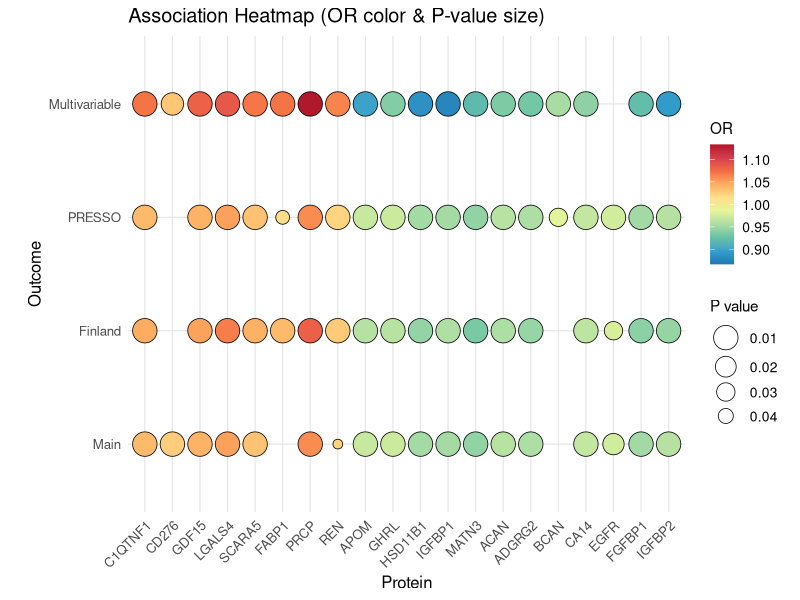

Source code (R):
# =============================
# 1. Load packages
# =============================
library(ggplot2)
library(dplyr)
library(readxl)
library(scales)

# =============================
# 2. Read data
# =============================
df_raw <- read_excel("./data/heatmap-MR_cox.xlsx")

# =============================
# 3. Rename variables
# =============================
df <- df_raw %>%
  rename(
    Protein = Outcome,
    Outcome = Source,
    HR      = OR,
    p_fdr   = P_value
  )

# =============================
# 4. Data preprocessing
# =============================
df <- df %>%
  mutate(
    Group = factor(
      Group,
      levels = c(
        "Gradually Increasing",
        "Fluctuating Increasing",
        "Gradually Decreasing",
        "Fluctuating Decreasing"
      )
    )
  ) %>%
  arrange(Group, Protein) %>%
  mutate(
    size_value = case_when(
      p_fdr <= 0.01 ~ 0.05,
      p_fdr <= 0.05 ~ 0.05 - p_fdr,
      TRUE ~ NA_real_
    ),
    HR_display = HR,
    Protein = factor(Protein, levels = unique(Protein)),
    Outcome = factor(Outcome, levels = unique(Outcome))
  )

# =============================
# 5. Check HR range
# =============================
min_hr <- min(df$HR, na.rm = TRUE)
max_hr <- max(df$HR, na.rm = TRUE)

# =============================
# 6. Define color palette
# =============================
custom_colors <- c(
  "#1f78b4", "#33a0cc", "#66c2a5", "#abdda4", "#e6f598",
  "#fee08b", "#fdae61", "#f46d43", "#d53e4f", "#b2182b"
)

offset <- max(abs(max_hr - 1), abs(min_hr - 1))
color_limits <- c(1 - offset, 1 + offset)

# =============================
# 7. Plot heatmap
# =============================
p <- ggplot(df, aes(x = Protein, y = Outcome)) +
  geom_point(
    data = df %>% filter(!is.na(size_value)),
    aes(size = size_value, fill = HR_display),
    shape = 21,
    color = "black",
    stroke = 0.4
  ) +
  scale_size_continuous(
    name = "P value",
    range = c(3, 8),
    breaks = c(0.05, 0.03, 0.02, 0.01),
    labels = c("0.01", "0.02", "0.03", "0.04")
  ) +
  scale_fill_gradientn(
    colours = custom_colors,
    name = "OR",
    limits = color_limits,
    oob = squish
  ) +
  scale_x_discrete(drop = FALSE) +
  scale_y_discrete(drop = FALSE) +
  labs(
    x = "Protein",
    y = "Outcome",
    title = "Association Heatmap (OR color & P-value size)"
  ) +
  theme_minimal(base_size = 12) +
  theme(
    axis.text.x = element_text(angle = 45, hjust = 1),
    panel.grid.major = element_line(color = "grey90", linewidth = 0.4),
    legend.title = element_text(size = 11),
    legend.text  = element_text(size = 10),
    plot.margin = margin(5.5, 10, 5.5, 20)
  )

# =============================
# 8. Save figure
# =============================
ggsave(
  "./plot/heat_plot.pdf",
  plot = p,
  width = 8.4,
  height = 2.5,
  dpi = 300
)
